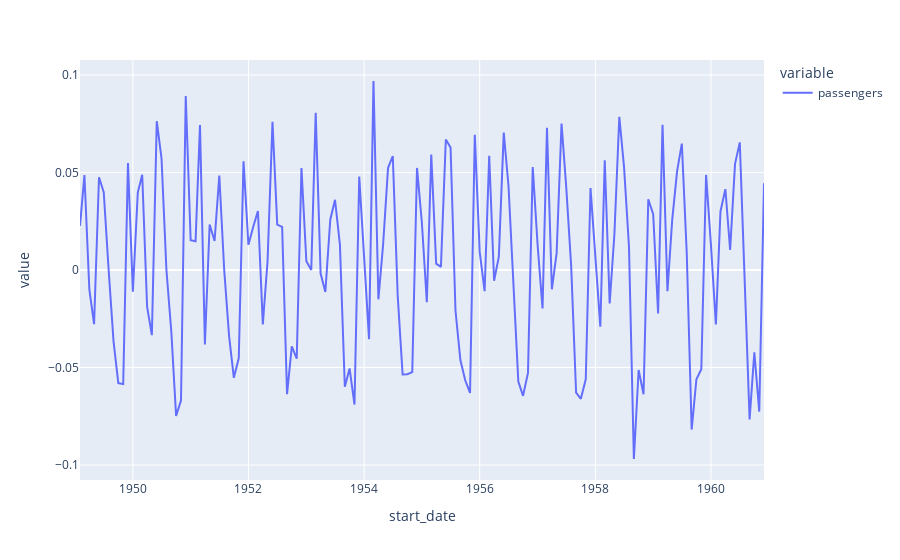

Notebook source saved alongside this figure:
### Code cell
diff1_log=passengers_log.diff(1)
diff1_log.dropna(axis=0,inplace=True)
fig=px.line(diff1_log,title="log of 1st differentiation of passenger count v/s time")
fig.show()
calc_adf(diff1_log)

### Figure 1 — Plotly figure (JSON) as saved in the notebook; plotly's stock layout.template omitted (floating-point values rounded to 4 significant figures; data arrays with more than 128 entries replaced by an {"elided": "..."} marker saying what was removed)
{"data": [{"hovertemplate": "variable=passengers<br>start_date=%{x}<br>value=%{y}<extra></extra>", "legendgroup": "passengers", "line": {"color": "#636efa", "dash": "solid"}, "marker": {"symbol": "circle"}, "mode": "lines", "name": "passengers", "orientation": "v", "showlegend": true, "type": "scatter", "x": {"elided": "143 str values"}, "xaxis": "x", "y": {"elided": "143 float values"}, "yaxis": "y"}], "layout": {"autosize": true, "legend": {"title": {"text": "variable"}, "tracegroupgap": 0}, "margin": {"t": 60}, "xaxis": {"anchor": "y", "autorange": true, "domain": [0, 1], "range": ["1949-02-01", "1960-12-01"], "title": {"text": "start_date"}, "type": "date"}, "yaxis": {"anchor": "x", "autorange": true, "domain": [0, 1], "range": [-0.1077, 0.1077], "title": {"text": "value"}, "type": "linear"}}}
